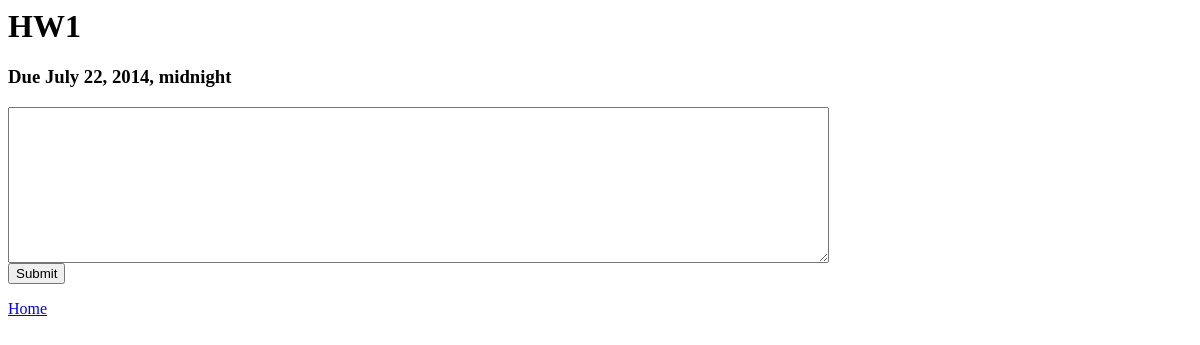
/homeworkbuddies/1/ (signed in), run on an earlier commit of the app's database.
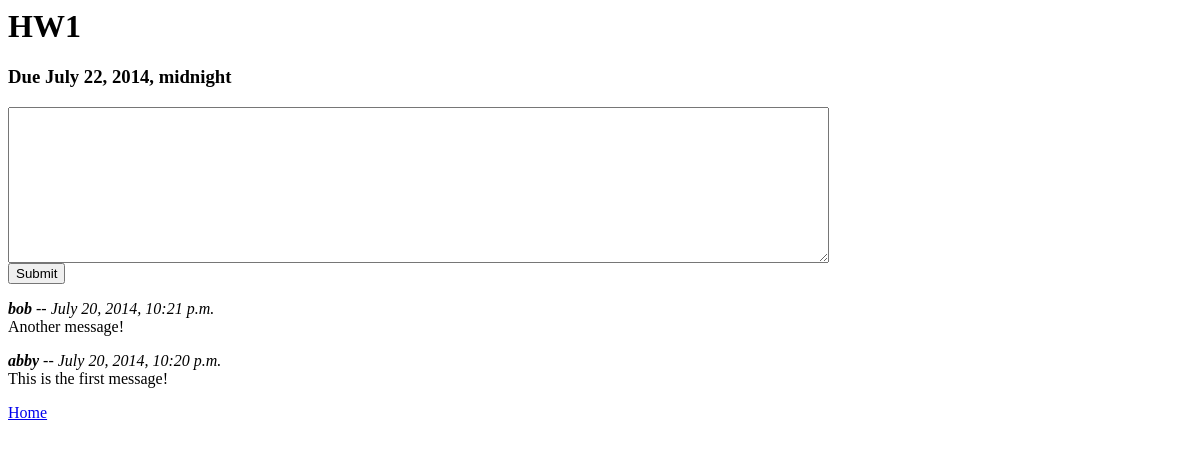
And on a later commit of the database.
### homeworkbuddies/models.py (models this page shows, shortened)
class Assignment(models.Model):
    name = models.CharField(max_length=200)
    subject = models.ForeignKey(Subject)
    duedate = models.DateTimeField()

class Message(models.Model):
    author = models.ForeignKey(Student)
    assignment = models.ForeignKey(Assignment)
    text = models.TextField()
    date = models.DateTimeField()

class Student(models.Model):
    username = models.CharField(max_length=200)
    password = models.CharField(max_length=200)

### homeworkbuddies/views.py (the view)
# urls.py: url(r'^(?P<assignment_id>\d+)/$', views.view_assignment, name='view_assignment'),
def view_assignment(request, assignment_id):
    if 'student_id' not in request.session:
        return login(request)
    student = Student.objects.get(id=request.session['student_id'])
    assignment = Assignment.objects.get(id=assignment_id)
    messages = Message.objects.filter(assignment=assignment).order_by('-date')
    return render(request, 'homeworkbuddies/assignment.html', {'student': student, 'assignment': assignment, 'messages': messages})

### homeworkbuddies/templates/homeworkbuddies/assignment.html (shortened to what this page needs)
<h1>{{ assignment.name }}</h1>
<h3>Due {{ assignment.duedate }}</h3>
<form action="{% url 'homeworkbuddies:post_message' assignment.id %}" method="post">
  <textarea name="text" cols='100' rows='10'></textarea><br />
  <input type="submit" value="Submit" />
</form>
{% for message in messages %}
<p>
<b><i>{{ message.author.username }}</i></b> -- <i>{{ message.date }}</i><br />
{{ message.text }}
</p>
{% endfor %}
<a href="{% url 'homeworkbuddies:index' %}">Home</a>

What changed in the data, as far as the page shows it:
added Message: author.username "bob", date "July 20, 2014, 10:21 p.m.", text "Another message!"
added Message: author.username "abby", date "July 20, 2014, 10:20 p.m.", text "This is the first message!"
